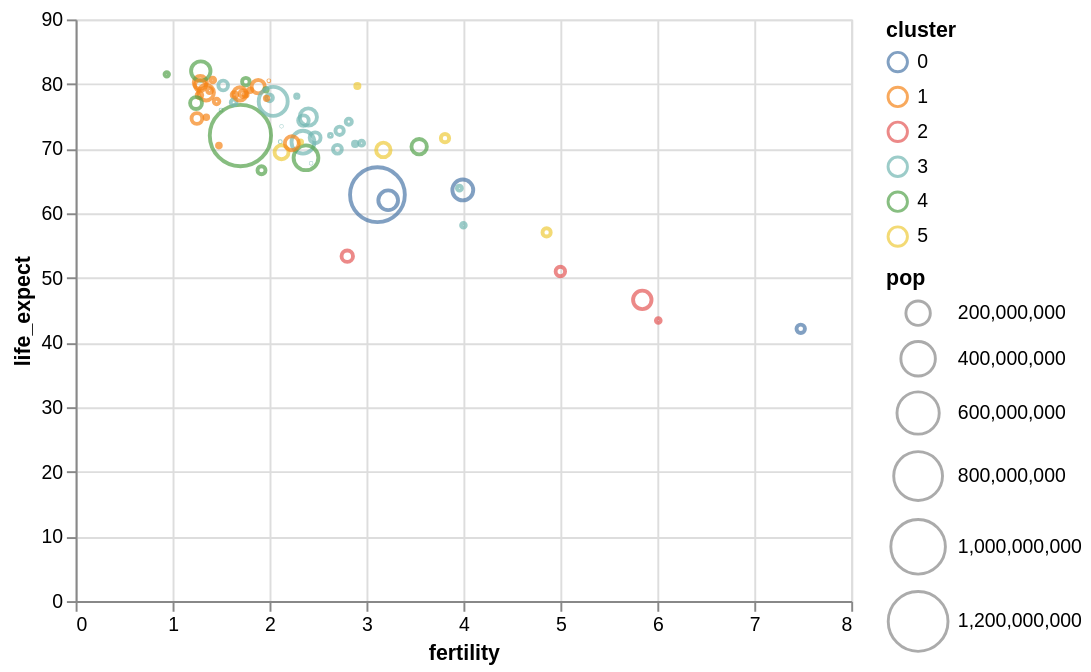

The notebook cell saved with this chart:
### Markdown cell above
`color` 인코딩 채널은 마크의 색상을 설정합니다. 색상 인코딩 스타일은 데이터 유형에 따라 크게 달라집니다. 명목형 데이터는 기본적으로 여러 색조의 질적 색상표를 사용하고, 서수형 및 정량적 데이터는 지각적으로 순서가 지정된 색상 그라데이션을 사용합니다.

여기서는 명목형(`N`) 데이터 유형과 `color` 채널을 사용하여 `cluster` 필드를 인코딩하여 각 클러스터 값에 대해 별개의 색조가 생성되도록 합니다. `cluster` 필드가 무엇을 나타내는지 추측할 수 있나요?

### Code cell
alt.Chart(data2000).mark_point().encode(
    alt.X('fertility:Q'),
    alt.Y('life_expect:Q'),
    alt.Size('pop:Q', scale=alt.Scale(range=[0,1000])),
    alt.Color('cluster:N')
)

### Figure 1 — Vega-Lite specification as saved in the notebook (floating-point values rounded to 4 significant figures)
{"config": {"view": {"continuousWidth": 400, "continuousHeight": 300}}, "data": {"name": "data-fdeb0b749a6385830bd1445d39ad6ea0"}, "mark": "point", "encoding": {"color": {"type": "nominal", "field": "cluster"}, "size": {"type": "quantitative", "field": "pop", "scale": {"range": [0, 1000]}}, "x": {"type": "quantitative", "field": "fertility"}, "y": {"type": "quantitative", "field": "life_expect"}}, "$schema": "https://vega.github.io/schema/vega-lite/v4.8.1.json", "datasets": {"data-fdeb0b749a6385830bd1445d39ad6ea0": [{"year": 2000, "country": "Afghanistan", "cluster": 0, "pop": 23898198, "life_expect": 42.13, "fertility": 7.479}, {"year": 2000, "country": "Argentina", "cluster": 3, "pop": 37497728, "life_expect": 74.34, "fertility": 2.35}, {"year": 2000, "country": "Aruba", "cluster": 3, "pop": 69539, "life_expect": 73.45, "fertility": 2.124}, {"year": 2000, "country": "Australia", "cluster": 4, "pop": 19164620, "life_expect": 80.37, "fertility": 1.756}, {"year": 2000, "country": "Austria", "cluster": 1, "pop": 8113413, "life_expect": 78.98, "fertility": 1.382}, {"year": 2000, "country": "Bahamas", "cluster": 3, "pop": 290075, "life_expect": 71.07, "fertility": 2.111}, {"year": 2000, "country": "Bangladesh", "cluster": 0, "pop": 130406594, "life_expect": 62.01, "fertility": 3.224}, {"year": 2000, "country": "Barbados", "cluster": 3, "pop": 273483, "life_expect": 75.97, "fertility": 1.5}, {"year": 2000, "country": "Belgium", "cluster": 1, "pop": 10263618, "life_expect": 78.32, "fertility": 1.638}, {"year": 2000, "country": "Bolivia", "cluster": 3, "pop": 8152620, "life_expect": 63.88, "fertility": 3.958}, {"year": 2000, "country": "Brazil", "cluster": 3, "pop": 175552771, "life_expect": 71.01, "fertility": 2.345}, {"year": 2000, "country": "Canada", "cluster": 3, "pop": 31278097, "life_expect": 79.77, "fertility": 1.522}, {"year": 2000, "country": "Chile", "cluster": 3, "pop": 15153450, "life_expect": 77.86, "fertility": 2.0}, {"year": 2000, "country": "China", "cluster": 4, "pop": 1262645000, "life_expect": 72.03, "fertility": 1.7}, {"year": 2000, "country": "Colombia", "cluster": 3, "pop": 39685655, "life_expect": 71.68, "fertility": 2.47}, {"year": 2000, "country": "Costa Rica", "cluster": 3, "pop": 3710558, "life_expect": 78.12, "fertility": 2.281}, {"year": 2000, "country": "Croatia", "cluster": 1, "pop": 4410830, "life_expect": 74.88, "fertility": 1.348}, {"year": 2000, "country": "Cuba", "cluster": 3, "pop": 11134273, "life_expect": 77.16, "fertility": 1.63}, {"year": 2000, "country": "Dominican Republic", "cluster": 3, "pop": 8385828, "life_expect": 70.85, "fertility": 2.95}, {"year": 2000, "country": "Ecuador", "cluster": 3, "pop": 12505204, "life_expect": 74.17, "fertility": 2.817}, {"year": 2000, "country": "Egypt", "cluster": 5, "pop": 70492342, "life_expect": 69.81, "fertility": 3.174}, {"year": 2000, "country": "El Salvador", "cluster": 3, "pop": 6122515, "life_expect": 70.73, "fertility": 2.883}, {"year": 2000, "country": "Finland", "cluster": 1, "pop": 5168595, "life_expect": 78.37, "fertility": 1.754}, {"year": 2000, "country": "France", "cluster": 1, "pop": 59381628, "life_expect": 79.59, "fertility": 1.883}, {"year": 2000, "country": "Georgia", "cluster": 1, "pop": 4777209, "life_expect": 70.48, "fertility": 1.478}, {"year": 2000, "country": "Germany", "cluster": 1, "pop": 82187909, "life_expect": 78.67, "fertility": 1.346}, {"year": 2000, "country": "Greece", "cluster": 1, "pop": 10559110, "life_expect": 78.26, "fertility": 1.277}, {"year": 2000, "country": "Grenada", "cluster": 3, "pop": 89312, "life_expect": 67.75, "fertility": 2.429}, {"year": 2000, "country": "Haiti", "cluster": 3, "pop": 7306302, "life_expect": 58.14, "fertility": 4.0}, {"year": 2000, "country": "Hong Kong", "cluster": 4, "pop": 6658720, "life_expect": 81.5, "fertility": 0.94}, {"year": 2000, "country": "Iceland", "cluster": 1, "pop": 281043, "life_expect": 80.5, "fertility": 1.993}, {"year": 2000, "country": "India", "cluster": 0, "pop": 1007702000, "life_expect": 62.88, "fertility": 3.113}, {"year": 2000, "country": "Indonesia", "cluster": 4, "pop": 206265000, "life_expect": 68.59, "fertility": 2.376}, {"year": 2000, "country": "Iran", "cluster": 5, "pop": 65660289, "life_expect": 69.45, "fertility": 2.124}, {"year": 2000, "country": "Iraq", "cluster": 5, "pop": 22675617, "life_expect": 57.05, "fertility": 4.858}, {"year": 2000, "country": "Ireland", "cluster": 1, "pop": 3791690, "life_expect": 77.78, "fertility": 1.969}, {"year": 2000, "country": "Israel", "cluster": 5, "pop": 5842454, "life_expect": 79.7, "fertility": 2.906}, {"year": 2000, "country": "Italy", "cluster": 1, "pop": 57719337, "life_expect": 80.24, "fertility": 1.286}, {"year": 2000, "country": "Jamaica", "cluster": 3, "pop": 2615467, "life_expect": 72.05, "fertility": 2.628}, {"year": 2000, "country": "Japan", "cluster": 4, "pop": 126699784, "life_expect": 82.0, "fertility": 1.291}, {"year": 2000, "country": "Kenya", "cluster": 2, "pop": 29985839, "life_expect": 50.99, "fertility": 5.0}, {"year": 2000, "country": "South Korea", "cluster": 4, "pop": 21647682, "life_expect": 66.66, "fertility": 1.917}, {"year": 2000, "country": "North Korea", "cluster": 4, "pop": 47351083, "life_expect": 77.05, "fertility": 1.242}, {"year": 2000, "country": "Lebanon", "cluster": 5, "pop": 3578036, "life_expect": 71.03, "fertility": 2.319}, {"year": 2000, "country": "Mexico", "cluster": 3, "pop": 99926620, "life_expect": 74.9, "fertility": 2.401}, {"year": 2000, "country": "Netherlands", "cluster": 1, "pop": 15907853, "life_expect": 78.53, "fertility": 1.726}, {"year": 2000, "country": "New Zealand", "cluster": 4, "pop": 3819762, "life_expect": 79.11, "fertility": 1.964}, {"year": 2000, "country": "Nigeria", "cluster": 2, "pop": 114306700, "life_expect": 46.61, "fertility": 5.845}, {"year": 2000, "country": "Norway", "cluster": 1, "pop": 4492400, "life_expect": 79.05, "fertility": 1.801}, {"year": 2000, "country": "Pakistan", "cluster": 0, "pop": 146342958, "life_expect": 63.61, "fertility": 3.994}, {"year": 2000, "country": "Peru", "cluster": 3, "pop": 25979722, "life_expect": 69.91, "fertility": 2.7}, {"year": 2000, "country": "Philippines", "cluster": 4, "pop": 79739825, "life_expect": 70.3, "fertility": 3.544}, {"year": 2000, "country": "Poland", "cluster": 1, "pop": 38654164, "life_expect": 74.67, "fertility": 1.251}, {"year": 2000, "country": "Portugal", "cluster": 1, "pop": 10335597, "life_expect": 77.29, "fertility": 1.454}, {"year": 2000, "country": "Rwanda", "cluster": 2, "pop": 7507056, "life_expect": 43.41, "fertility": 6.01}, {"year": 2000, "country": "Saudi Arabia", "cluster": 5, "pop": 23153090, "life_expect": 71.63, "fertility": 3.81}, {"year": 2000, "country": "South Africa", "cluster": 2, "pop": 44066197, "life_expect": 53.37, "fertility": 2.802}, {"year": 2000, "country": "Spain", "cluster": 1, "pop": 40016081, "life_expect": 79.78, "fertility": 1.287}, {"year": 2000, "country": "Switzerland", "cluster": 1, "pop": 7266920, "life_expect": 80.62, "fertility": 1.415}, {"year": 2000, "country": "Turkey", "cluster": 1, "pop": 65666677, "life_expect": 70.84, "fertility": 2.23}, {"year": 2000, "country": "United Kingdom", "cluster": 1, "pop": 59522468, "life_expect": 78.47, "fertility": 1.695}, {"year": 2000, "country": "United States", "cluster": 3, "pop": 282338631, "life_expect": 77.31, "fertility": 2.038}, {"year": 2000, "country": "Venezuela", "cluster": 3, "pop": 23542649, "life_expect": 72.77, "fertility": 2.723}]}}
